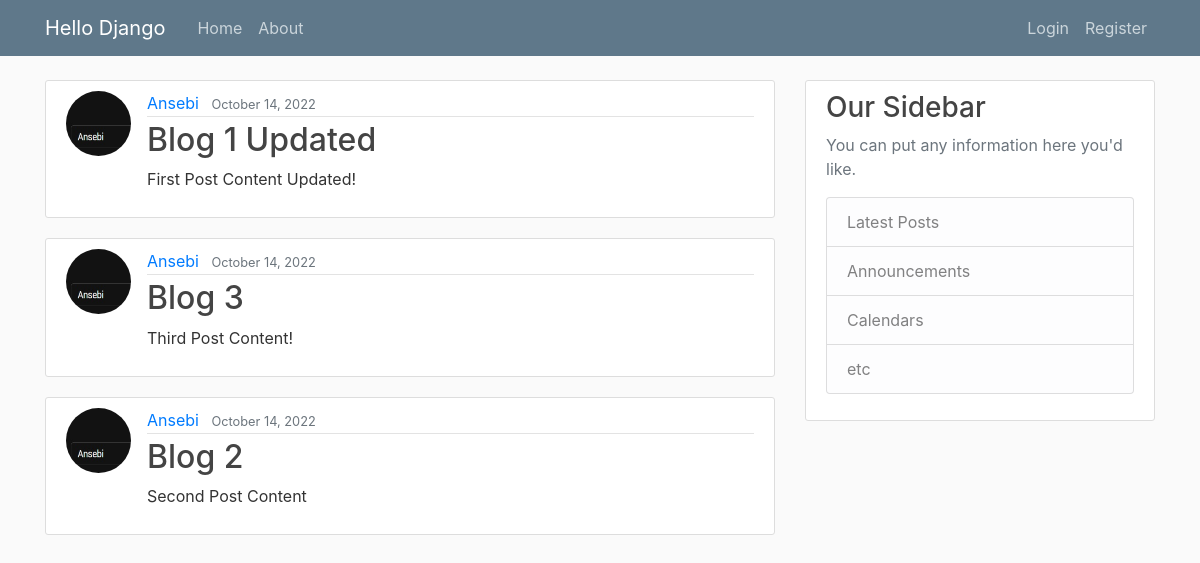
The app's page /, older data.
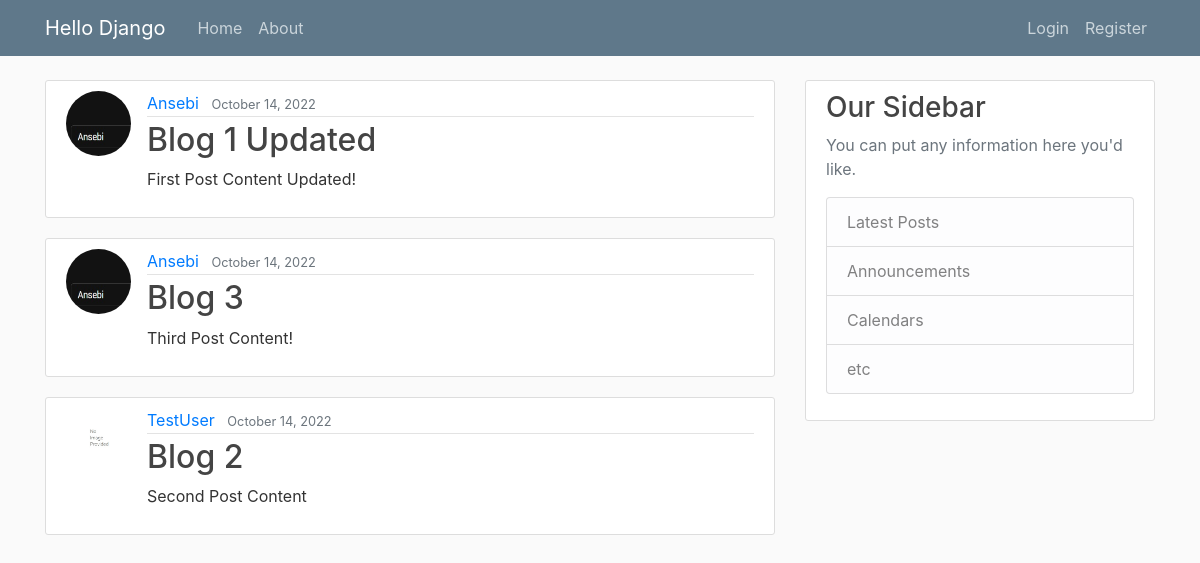
The same page, newer data.
### hello_app/models.py (models this page shows, shortened)
class Post(models.Model):
    title = models.CharField(max_length=100)
    content = models.TextField()
    date_posted = models.DateTimeField(default=timezone.now)
    author = models.ForeignKey(User, on_delete=models.CASCADE)

### users_app/models.py (models this page shows, shortened)
class Profile(models.Model):
    user = models.OneToOneField(User, on_delete=models.CASCADE)
    image = models.ImageField(default='default.jpg', upload_to='profile_images')

### hello_app/views.py (the view)
# urls.py: path('', PostListView.as_view(), name='hello_app-home'),
class PostListView(ListView):
    model = Post
    template_name = 'hello_app/home.html'
    context_object_name = 'posts'
    ordering = ['-date_posted']

### hello_app/templates/hello_app/home.html
{% extends "hello_app/base.html" %}
{% block content %}
    {% for post in posts %}
        <article class="media content-section">
            <img class="rounded-circle article-img" src="{{ post.author.profile.image.url }}">
            <div class="media-body">
            <div class="article-metadata">
              <a class="mr-2" href="#">{{ post.author }}</a>
              <small class="text-muted">{{ post.date_posted|date:"F d, Y"}}</small>
            </div>
            <h2><a class="article-title" href="{% url 'post-detail' post.id%}">{{ post.title }}</a></h2>
            <p class="article-content">{{ post.content }}</p>
            </div>
        </article>
    {% endfor %}
{% endblock content %}

Row changes from the older to the newer data that the page shows:
changed Post "Blog 2": author.profile.image: picture removed, a placeholder shows; author "Ansebi" → "TestUser"
